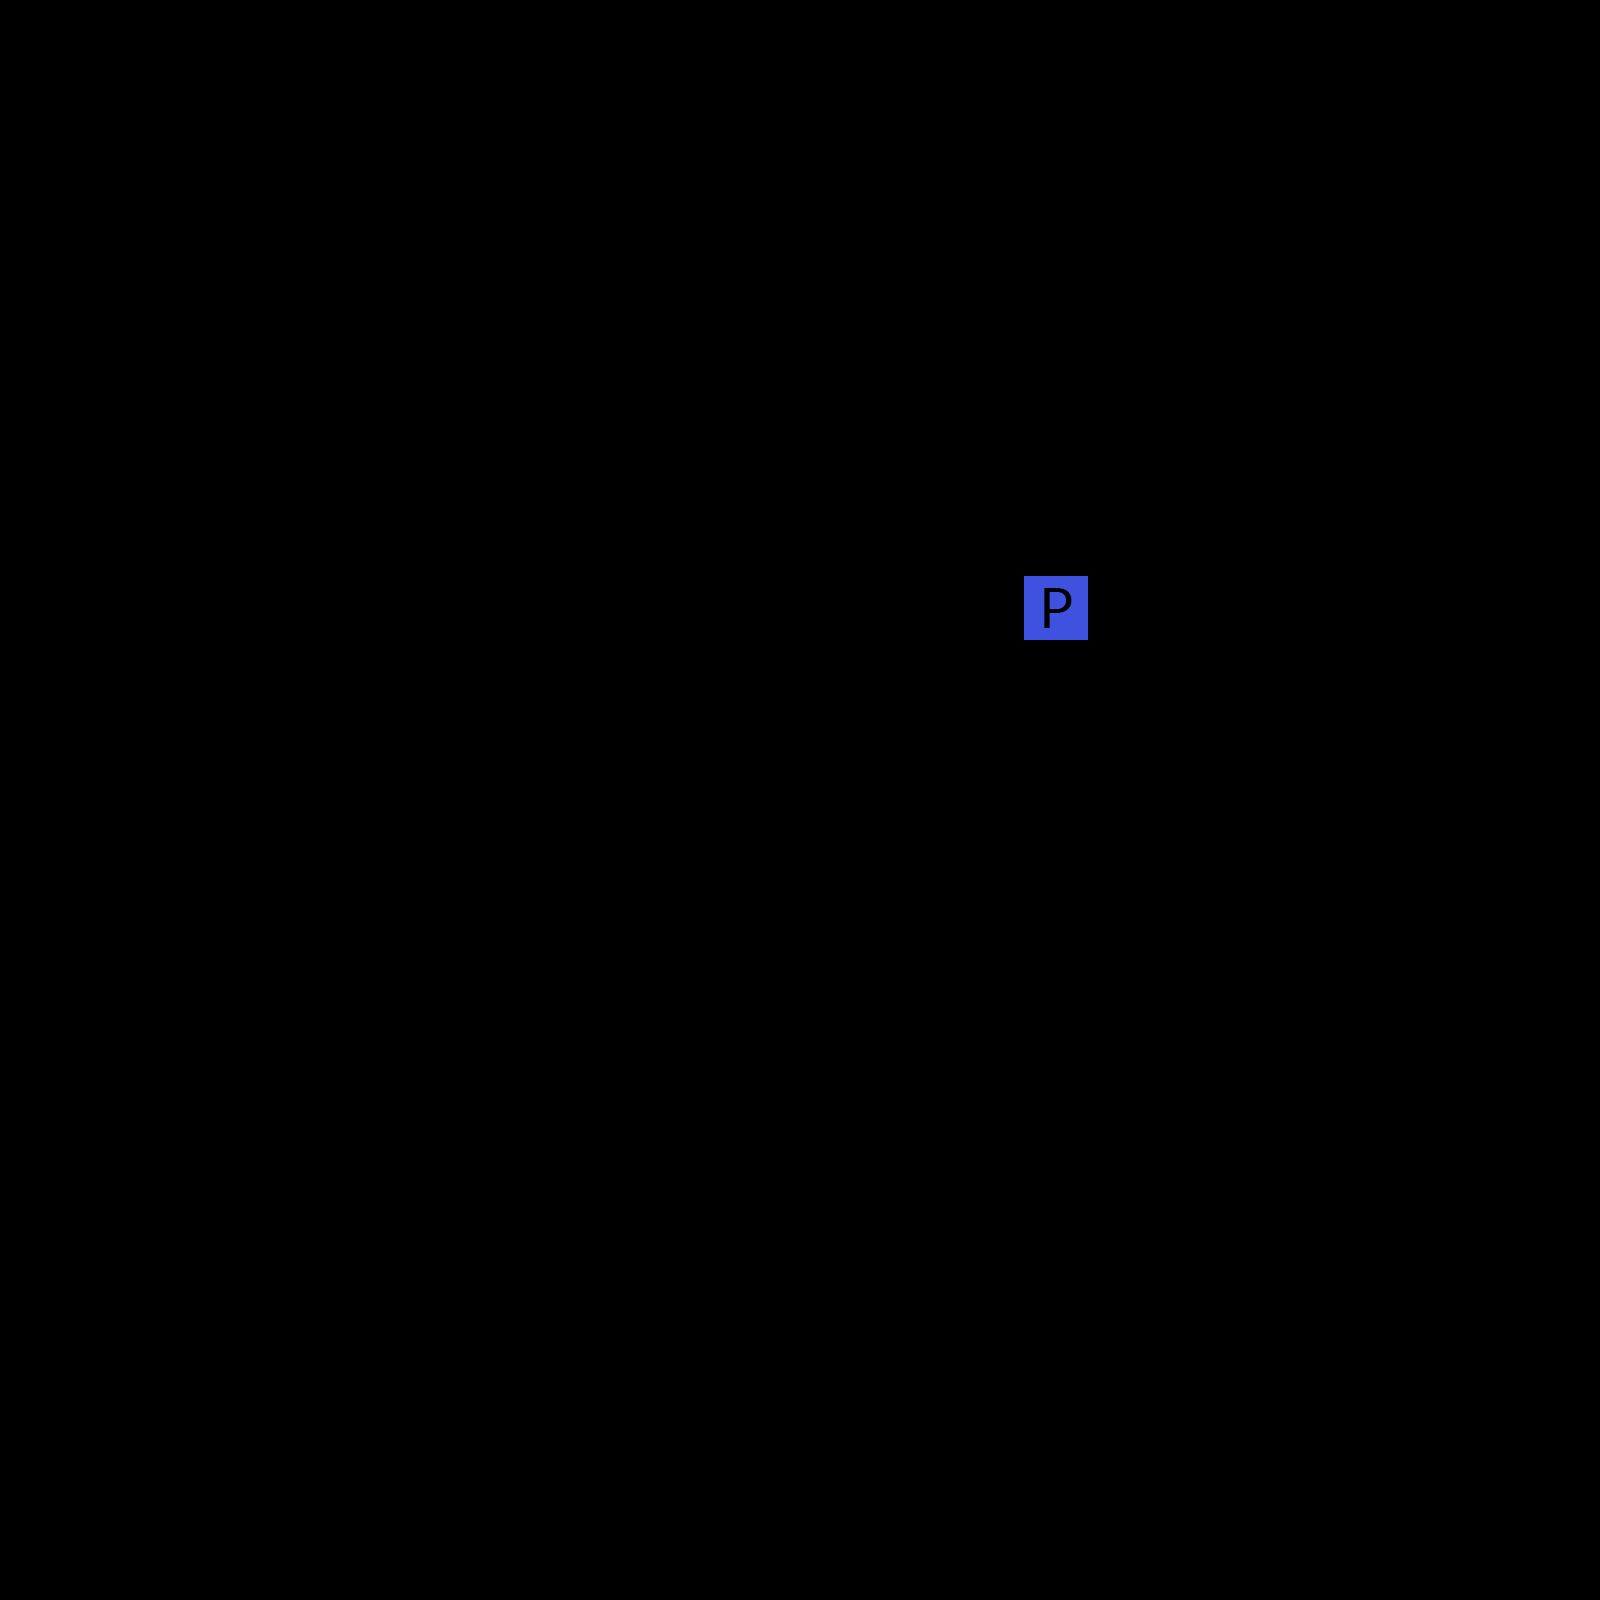

This is a level from a 2D game, rendered from its Tiled map with the project's own tilesets. A one-line summary and the complete map file follow:
An orthogonal 25x25 tile map with 64x64 px tiles, 1 tile layer (Kachelebene 4), 3 hidden layers not drawn, 2 tilesets.

<map version="1.10" tiledversion="1.11.0" orientation="orthogonal" renderorder="right-down" width="25" height="25" tilewidth="64" tileheight="64" infinite="0" nextlayerid="6" nextobjectid="1">
 <editorsettings>
  <export target="../../../../../../../Desktop/npc.csv" format="csv" />
 </editorsettings>
 <tileset firstgid="1" source="main_floor.tsx" />
 <tileset firstgid="551" source="main_decor.tsx" />
 <layer id="1" name="main" width="25" height="25" visible="0">
  <data encoding="csv">
275,273,275,275,275,275,275,275,275,275,275,275,275,275,275,275,275,275,275,275,275,275,275,275,272,
275,275,275,275,171,189,172,253,275,275,274,275,275,275,275,275,171,189,189,189,189,189,172,275,275,
275,171,189,189,190,265,188,172,275,275,253,253,275,275,171,189,190,265,265,265,265,265,166,253,275,
275,168,265,246,265,265,265,188,189,189,189,189,189,189,190,265,265,265,265,268,265,245,188,172,275,
275,168,269,265,265,245,265,265,265,265,265,265,265,265,265,246,269,265,265,265,265,265,265,166,275,
275,193,146,265,265,265,265,265,265,265,265,246,265,268,265,265,265,265,266,265,265,265,246,166,167,
275,275,193,145,146,265,265,265,267,265,265,269,265,265,265,265,265,265,265,265,268,265,265,166,275,
275,275,253,275,193,146,265,265,265,265,265,265,269,265,265,265,266,265,265,265,265,265,265,166,275,
275,272,275,275,275,168,265,265,265,265,265,265,265,265,265,265,265,265,265,265,269,265,265,166,275,
275,275,275,275,275,168,265,269,265,265,265,265,265,265,265,268,265,265,265,265,265,265,144,194,275,
275,275,275,275,275,168,265,265,265,266,265,265,265,265,265,265,265,265,265,265,144,145,194,275,275,
275,275,275,275,271,168,265,265,265,265,265,265,265,265,265,266,265,265,265,144,194,275,272,275,275,
275,275,275,275,253,168,265,265,265,265,265,266,265,265,265,265,265,265,266,166,253,275,275,275,275,
275,275,275,275,275,168,265,246,265,265,265,265,265,265,246,265,265,265,265,166,275,275,275,275,275,
275,275,274,275,171,190,265,265,265,265,265,265,265,265,267,265,265,265,246,166,253,275,275,275,273,
275,275,275,171,190,265,265,265,265,265,265,268,265,246,265,265,265,265,265,188,189,172,275,275,275,
275,275,171,190,265,265,268,265,265,268,265,265,265,265,265,265,245,265,265,265,265,166,275,275,275,
275,171,190,266,265,265,265,265,265,265,265,265,265,265,265,265,265,265,265,265,265,166,167,275,275,
275,168,265,265,265,265,265,265,265,265,265,265,265,265,265,265,245,265,265,265,268,188,172,275,275,
275,168,265,265,265,265,265,268,265,265,265,265,246,265,265,265,265,265,265,265,265,245,166,275,275,
275,168,265,267,265,265,266,265,265,265,268,265,265,265,245,265,265,269,265,265,144,145,194,275,275,
253,193,146,265,265,265,265,265,265,265,265,265,265,265,265,265,144,145,145,145,194,275,275,275,275,
275,253,193,145,145,145,145,145,145,146,265,267,144,145,145,145,194,275,275,275,275,275,275,275,275,
275,275,275,275,275,253,275,275,275,193,145,145,194,167,275,275,275,275,275,275,275,275,272,275,275,
275,275,275,275,275,275,271,275,275,275,275,275,275,275,275,275,275,275,271,275,275,275,275,275,275
</data>
 </layer>
 <layer id="5" name="Kachelebene 4" width="25" height="25">
  <data encoding="csv">
0,0,0,0,0,0,0,0,0,0,0,0,0,0,0,0,0,0,0,0,0,0,0,0,0,
0,0,0,0,0,0,0,0,0,0,0,0,0,0,0,0,0,0,0,0,0,0,0,0,0,
0,0,0,0,0,0,0,0,0,0,0,0,0,0,0,0,0,0,0,0,0,0,0,0,0,
0,0,0,0,0,0,0,0,0,0,0,0,0,0,0,0,0,0,0,0,0,0,0,0,0,
0,0,0,0,0,0,0,0,0,0,0,0,0,0,0,0,0,0,0,0,0,0,0,0,0,
0,0,0,0,0,0,0,0,0,0,0,0,0,0,0,0,0,0,0,0,0,0,0,0,0,
0,0,0,0,0,0,0,0,0,0,0,0,0,0,0,0,0,0,0,0,0,0,0,0,0,
0,0,0,0,0,0,0,0,0,0,0,0,0,0,0,0,0,0,0,0,0,0,0,0,0,
0,0,0,0,0,0,0,0,0,0,0,0,0,0,0,0,0,0,0,0,0,0,0,0,0,
0,0,0,0,0,0,0,0,0,0,0,0,0,0,0,0,395,0,0,0,0,0,0,0,0,
0,0,0,0,0,0,0,0,0,0,0,0,0,0,0,0,0,0,0,0,0,0,0,0,0,
0,0,0,0,0,0,0,0,0,0,0,0,0,0,0,0,0,0,0,0,0,0,0,0,0,
0,0,0,0,0,0,0,0,0,0,0,0,0,0,0,0,0,0,0,0,0,0,0,0,0,
0,0,0,0,0,0,0,0,0,0,0,0,0,0,0,0,0,0,0,0,0,0,0,0,0,
0,0,0,0,0,0,0,0,0,0,0,0,0,0,0,0,0,0,0,0,0,0,0,0,0,
0,0,0,0,0,0,0,0,0,0,0,0,0,0,0,0,0,0,0,0,0,0,0,0,0,
0,0,0,0,0,0,0,0,0,0,0,0,0,0,0,0,0,0,0,0,0,0,0,0,0,
0,0,0,0,0,0,0,0,0,0,0,0,0,0,0,0,0,0,0,0,0,0,0,0,0,
0,0,0,0,0,0,0,0,0,0,0,0,0,0,0,0,0,0,0,0,0,0,0,0,0,
0,0,0,0,0,0,0,0,0,0,0,0,0,0,0,0,0,0,0,0,0,0,0,0,0,
0,0,0,0,0,0,0,0,0,0,0,0,0,0,0,0,0,0,0,0,0,0,0,0,0,
0,0,0,0,0,0,0,0,0,0,0,0,0,0,0,0,0,0,0,0,0,0,0,0,0,
0,0,0,0,0,0,0,0,0,0,0,0,0,0,0,0,0,0,0,0,0,0,0,0,0,
0,0,0,0,0,0,0,0,0,0,0,0,0,0,0,0,0,0,0,0,0,0,0,0,0,
0,0,0,0,0,0,0,0,0,0,0,0,0,0,0,0,0,0,0,0,0,0,0,0,0
</data>
 </layer>
 <layer id="3" name="border" width="25" height="25" visible="0">
  <data encoding="csv">
0,0,0,0,0,0,0,0,0,0,0,0,0,0,0,0,0,0,0,0,0,0,0,0,0,
0,0,0,0,396,396,396,0,0,0,0,0,0,0,0,0,396,396,396,396,396,396,396,0,0,
0,396,396,396,0,0,0,396,0,0,0,0,0,0,396,396,0,0,0,0,0,0,396,0,0,
0,396,0,0,0,0,0,0,396,396,396,396,396,396,0,0,0,0,0,0,0,0,0,396,0,
0,396,0,0,0,0,0,0,0,0,0,0,0,0,0,0,0,0,0,0,0,0,0,396,0,
0,396,396,0,0,0,0,0,0,0,0,0,0,0,0,0,0,0,0,0,0,0,0,396,0,
0,0,396,396,396,0,0,0,0,0,0,0,0,0,0,0,0,0,0,0,0,0,0,396,0,
0,0,0,0,396,396,0,0,0,0,0,0,0,0,0,0,0,0,0,0,0,0,0,396,0,
0,0,0,0,0,396,0,0,0,0,0,0,0,0,0,0,0,0,0,0,0,0,0,396,0,
0,0,0,0,0,396,0,0,0,0,0,0,0,0,0,0,0,0,0,0,0,0,396,396,0,
0,0,0,0,0,396,0,0,0,0,0,0,0,0,0,0,0,0,0,0,396,396,396,0,0,
0,0,0,0,0,396,0,0,0,0,0,0,0,0,0,0,0,0,0,396,396,0,0,0,0,
0,0,0,0,0,396,0,0,0,0,0,0,0,0,0,0,0,0,0,396,0,0,0,0,0,
0,0,0,0,0,396,0,0,0,0,0,0,0,0,0,0,0,0,0,396,0,0,0,0,0,
0,0,0,0,396,0,0,0,0,0,0,0,0,0,0,0,0,0,0,396,0,0,0,0,0,
0,0,0,396,0,0,0,0,0,0,0,0,0,0,0,0,0,0,0,0,396,396,0,0,0,
0,0,396,0,0,0,0,0,0,0,0,0,0,0,0,0,0,0,0,0,0,396,0,0,0,
0,396,0,0,0,0,0,0,0,0,0,0,0,0,0,0,0,0,0,0,0,396,0,0,0,
0,396,0,0,0,0,0,0,0,0,0,0,0,0,0,0,0,0,0,0,0,0,396,0,0,
0,396,0,0,0,0,0,0,0,0,0,0,0,0,0,0,0,0,0,0,0,0,396,0,0,
0,396,0,0,0,0,0,0,0,0,0,0,0,0,0,0,0,0,0,0,396,396,396,0,0,
0,396,396,0,0,0,0,0,0,0,0,0,0,0,0,0,396,396,396,396,396,0,0,0,0,
0,0,396,396,396,396,396,396,396,396,0,0,396,396,396,396,396,0,0,0,0,0,0,0,0,
0,0,0,0,0,0,0,0,0,396,396,396,396,0,0,0,0,0,0,0,0,0,0,0,0,
0,0,0,0,0,0,0,0,0,0,0,0,0,0,0,0,0,0,0,0,0,0,0,0,0
</data>
 </layer>
 <layer id="4" name="grass" width="25" height="25" visible="0">
  <data encoding="csv">
0,0,0,0,0,0,0,0,0,0,0,0,0,0,0,0,0,0,0,0,0,0,0,0,0,
0,0,0,0,0,0,0,0,0,0,0,0,0,0,0,0,0,0,0,0,0,0,0,0,0,
0,0,0,0,0,615,0,0,0,0,0,0,0,0,0,0,0,0,617,0,0,0,0,0,0,
0,0,0,0,0,0,0,0,0,0,0,0,0,0,0,0,0,0,0,0,0,0,0,0,0,
0,0,0,0,616,0,0,615,0,0,0,0,0,0,0,0,0,0,616,0,0,616,0,0,0,
0,0,0,0,0,0,0,0,0,0,0,0,615,0,0,617,0,0,0,0,0,0,0,0,0,
0,0,0,0,0,0,0,0,0,0,0,0,0,0,0,0,0,0,0,0,0,0,616,0,0,
0,0,0,0,0,0,0,0,0,0,615,0,0,0,0,0,0,0,0,0,615,0,0,0,0,
0,0,0,0,0,0,615,0,0,0,0,0,0,617,0,0,0,0,615,0,0,0,0,0,0,
0,0,0,0,0,0,0,0,0,0,0,615,0,0,0,0,0,0,617,0,0,0,0,0,0,
0,0,0,0,0,0,0,0,615,0,0,615,0,0,0,0,0,0,0,0,0,0,0,0,0,
0,0,0,0,0,0,0,0,0,0,0,617,615,616,0,0,615,0,0,0,0,0,0,0,0,
0,0,0,0,0,0,0,0,0,0,0,0,615,0,617,0,0,615,0,0,0,0,0,0,0,
0,0,0,0,0,0,0,0,0,616,0,0,0,0,0,0,0,0,0,0,0,0,0,0,0,
0,0,0,0,0,0,0,0,0,0,0,0,617,0,0,0,616,0,0,0,0,0,0,0,0,
0,0,0,0,0,0,0,616,0,0,615,0,0,0,0,0,615,0,0,0,0,0,0,0,0,
0,0,0,0,0,0,0,0,0,0,0,0,0,0,0,0,0,0,0,0,0,0,0,0,0,
0,0,0,0,0,0,0,0,0,616,0,0,0,616,0,0,0,0,0,0,0,0,0,0,0,
0,0,0,0,0,0,0,0,0,0,0,0,0,0,0,0,0,0,0,0,617,0,0,0,0,
0,0,0,0,0,616,0,615,0,0,0,0,0,0,617,0,0,0,0,0,0,0,0,0,0,
0,0,0,0,0,0,0,0,0,0,0,0,0,0,0,0,0,0,0,0,0,0,0,0,0,
0,0,0,0,0,0,0,0,0,0,0,0,0,615,0,0,0,0,0,0,0,0,0,0,0,
0,0,0,0,0,0,0,0,0,0,0,0,0,0,0,0,0,0,0,0,0,0,0,0,0,
0,0,0,0,0,0,0,0,0,0,0,0,0,0,0,0,0,0,0,0,0,0,0,0,0,
0,0,0,0,0,0,0,0,0,0,0,0,0,0,0,0,0,0,0,0,0,0,0,0,0
</data>
 </layer>
</map>
